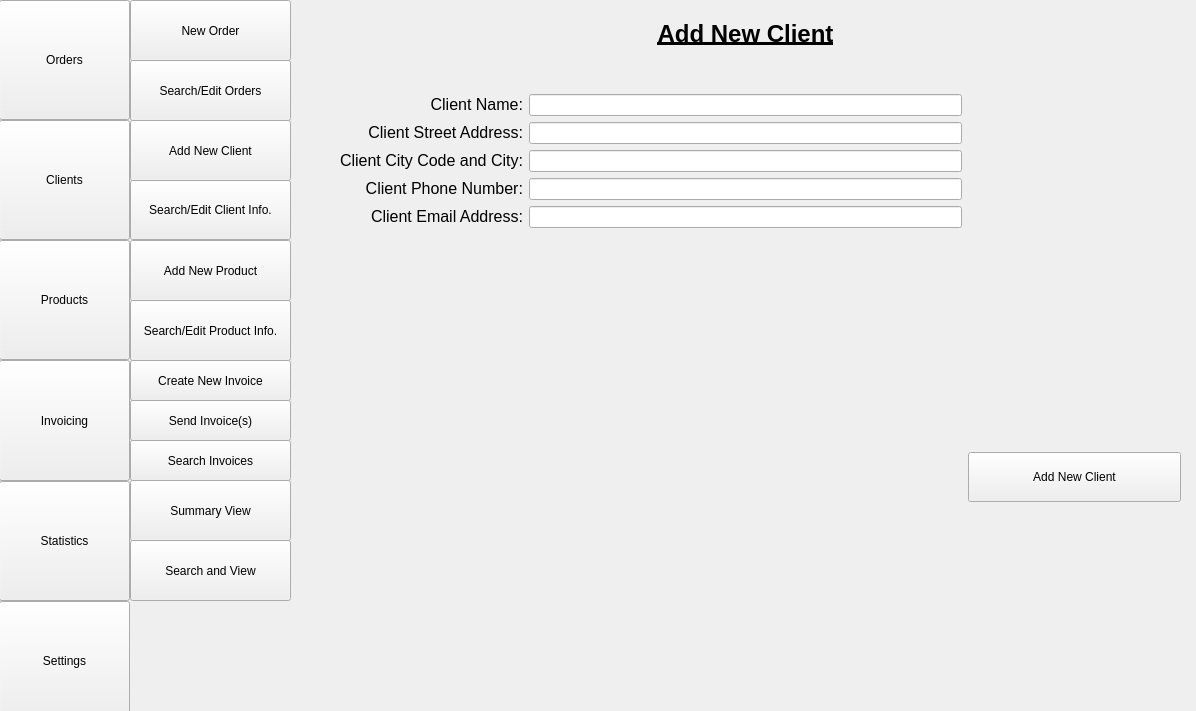
<?xml version="1.0" encoding="UTF-8"?>
<ui version="4.0">
 <class>MainWindow_mainView</class>
 <widget class="QMainWindow" name="MainWindow_mainView">
  <property name="geometry">
   <rect>
    <x>0</x>
    <y>0</y>
    <width>1196</width>
    <height>711</height>
   </rect>
  </property>
  <property name="sizePolicy">
   <sizepolicy hsizetype="Preferred" vsizetype="Expanding">
    <horstretch>0</horstretch>
    <verstretch>0</verstretch>
   </sizepolicy>
  </property>
  <property name="windowTitle">
   <string>MainWindow</string>
  </property>
  <widget class="QWidget" name="centralwidget">
   <widget class="QWidget" name="verticalLayoutWidget">
    <property name="geometry">
     <rect>
      <x>-1</x>
      <y>0</y>
      <width>131</width>
      <height>721</height>
     </rect>
    </property>
    <layout class="QVBoxLayout" name="ui_vLayout_viewMain">
     <property name="spacing">
      <number>0</number>
     </property>
     <property name="sizeConstraint">
      <enum>QLayout::SetMaximumSize</enum>
     </property>
     <item>
      <widget class="QPushButton" name="ux_pButton_orders">
       <property name="sizePolicy">
        <sizepolicy hsizetype="Minimum" vsizetype="Expanding">
         <horstretch>0</horstretch>
         <verstretch>0</verstretch>
        </sizepolicy>
       </property>
       <property name="baseSize">
        <size>
         <width>0</width>
         <height>0</height>
        </size>
       </property>
       <property name="text">
        <string>Orders</string>
       </property>
      </widget>
     </item>
     <item>
      <widget class="QPushButton" name="ux_pButton_clients">
       <property name="sizePolicy">
        <sizepolicy hsizetype="Minimum" vsizetype="Expanding">
         <horstretch>0</horstretch>
         <verstretch>0</verstretch>
        </sizepolicy>
       </property>
       <property name="text">
        <string>Clients</string>
       </property>
      </widget>
     </item>
     <item>
      <widget class="QPushButton" name="ux_pButton_products">
       <property name="sizePolicy">
        <sizepolicy hsizetype="Minimum" vsizetype="Expanding">
         <horstretch>0</horstretch>
         <verstretch>0</verstretch>
        </sizepolicy>
       </property>
       <property name="text">
        <string>Products</string>
       </property>
      </widget>
     </item>
     <item>
      <widget class="QPushButton" name="ux_pButton_invoicing">
       <property name="sizePolicy">
        <sizepolicy hsizetype="Minimum" vsizetype="Expanding">
         <horstretch>0</horstretch>
         <verstretch>0</verstretch>
        </sizepolicy>
       </property>
       <property name="text">
        <string>Invoicing</string>
       </property>
      </widget>
     </item>
     <item>
      <widget class="QPushButton" name="ux_pButton_statistics">
       <property name="sizePolicy">
        <sizepolicy hsizetype="Minimum" vsizetype="Expanding">
         <horstretch>0</horstretch>
         <verstretch>0</verstretch>
        </sizepolicy>
       </property>
       <property name="text">
        <string>Statistics</string>
       </property>
      </widget>
     </item>
     <item>
      <widget class="QPushButton" name="ux_pButton_settings">
       <property name="sizePolicy">
        <sizepolicy hsizetype="Minimum" vsizetype="Expanding">
         <horstretch>0</horstretch>
         <verstretch>0</verstretch>
        </sizepolicy>
       </property>
       <property name="text">
        <string>Settings</string>
       </property>
      </widget>
     </item>
    </layout>
   </widget>
   <widget class="QPushButton" name="ux_pButton_searchEditOrders">
    <property name="geometry">
     <rect>
      <x>130</x>
      <y>60</y>
      <width>161</width>
      <height>61</height>
     </rect>
    </property>
    <property name="sizePolicy">
     <sizepolicy hsizetype="Minimum" vsizetype="Expanding">
      <horstretch>0</horstretch>
      <verstretch>0</verstretch>
     </sizepolicy>
    </property>
    <property name="text">
     <string>Search/Edit Orders</string>
    </property>
   </widget>
   <widget class="QPushButton" name="ux_pButton_newOrder">
    <property name="geometry">
     <rect>
      <x>130</x>
      <y>0</y>
      <width>161</width>
      <height>61</height>
     </rect>
    </property>
    <property name="sizePolicy">
     <sizepolicy hsizetype="Minimum" vsizetype="Expanding">
      <horstretch>0</horstretch>
      <verstretch>0</verstretch>
     </sizepolicy>
    </property>
    <property name="text">
     <string>New Order</string>
    </property>
   </widget>
   <widget class="QWidget" name="gridLayoutWidget">
    <property name="geometry">
     <rect>
      <x>310</x>
      <y>20</y>
      <width>871</width>
      <height>681</height>
     </rect>
    </property>
    <layout class="QGridLayout" name="ui_layout_dynamicMainView">
     <item row="0" column="0">
      <layout class="QGridLayout" name="ui_layout_newOrder" rowstretch="0,0,0,0,0,0,0,0,0,0,0,0,0,0">
       <property name="sizeConstraint">
        <enum>QLayout::SetFixedSize</enum>
       </property>
       <property name="spacing">
        <number>6</number>
       </property>
       <item row="2" column="1" colspan="2">
        <widget class="QLineEdit" name="ux_lineEdit_newClientName">
         <property name="sizePolicy">
          <sizepolicy hsizetype="Preferred" vsizetype="Fixed">
           <horstretch>0</horstretch>
           <verstretch>0</verstretch>
          </sizepolicy>
         </property>
         <property name="minimumSize">
          <size>
           <width>200</width>
           <height>0</height>
          </size>
         </property>
        </widget>
       </item>
       <item row="6" column="0">
        <widget class="QLabel" name="ux_label_newClientAddress_line2">
         <property name="sizePolicy">
          <sizepolicy hsizetype="Preferred" vsizetype="Fixed">
           <horstretch>0</horstretch>
           <verstretch>0</verstretch>
          </sizepolicy>
         </property>
         <property name="font">
          <font>
           <pointsize>12</pointsize>
          </font>
         </property>
         <property name="text">
          <string>Client City Code and City:</string>
         </property>
         <property name="alignment">
          <set>Qt::AlignRight|Qt::AlignTrailing|Qt::AlignVCenter</set>
         </property>
        </widget>
       </item>
       <item row="5" column="1" colspan="2">
        <widget class="QLineEdit" name="ux_lineEdit_addressLine1">
         <property name="sizePolicy">
          <sizepolicy hsizetype="Preferred" vsizetype="Fixed">
           <horstretch>0</horstretch>
           <verstretch>0</verstretch>
          </sizepolicy>
         </property>
         <property name="minimumSize">
          <size>
           <width>200</width>
           <height>0</height>
          </size>
         </property>
        </widget>
       </item>
       <item row="13" column="3">
        <widget class="QPushButton" name="ux_pButton_addClient">
         <property name="minimumSize">
          <size>
           <width>0</width>
           <height>50</height>
          </size>
         </property>
         <property name="text">
          <string>Add New Client</string>
         </property>
        </widget>
       </item>
       <item row="6" column="1" colspan="2">
        <widget class="QLineEdit" name="ux_lineEdit_addressLine2">
         <property name="sizePolicy">
          <sizepolicy hsizetype="Preferred" vsizetype="Fixed">
           <horstretch>0</horstretch>
           <verstretch>0</verstretch>
          </sizepolicy>
         </property>
         <property name="minimumSize">
          <size>
           <width>200</width>
           <height>0</height>
          </size>
         </property>
        </widget>
       </item>
       <item row="7" column="0">
        <widget class="QLabel" name="ux_label_newClientPhone">
         <property name="sizePolicy">
          <sizepolicy hsizetype="Preferred" vsizetype="Fixed">
           <horstretch>0</horstretch>
           <verstretch>0</verstretch>
          </sizepolicy>
         </property>
         <property name="font">
          <font>
           <pointsize>12</pointsize>
          </font>
         </property>
         <property name="text">
          <string>Client Phone Number:</string>
         </property>
         <property name="alignment">
          <set>Qt::AlignRight|Qt::AlignTrailing|Qt::AlignVCenter</set>
         </property>
        </widget>
       </item>
       <item row="1" column="1" colspan="2">
        <spacer name="ui_verticalSpacer">
         <property name="orientation">
          <enum>Qt::Vertical</enum>
         </property>
         <property name="sizeType">
          <enum>QSizePolicy::Fixed</enum>
         </property>
         <property name="sizeHint" stdset="0">
          <size>
           <width>20</width>
           <height>40</height>
          </size>
         </property>
        </spacer>
       </item>
       <item row="2" column="0">
        <widget class="QLabel" name="ux_label_newClientName">
         <property name="sizePolicy">
          <sizepolicy hsizetype="Preferred" vsizetype="Fixed">
           <horstretch>0</horstretch>
           <verstretch>0</verstretch>
          </sizepolicy>
         </property>
         <property name="font">
          <font>
           <pointsize>12</pointsize>
          </font>
         </property>
         <property name="text">
          <string>Client Name:</string>
         </property>
         <property name="alignment">
          <set>Qt::AlignRight|Qt::AlignTrailing|Qt::AlignVCenter</set>
         </property>
        </widget>
       </item>
       <item row="5" column="0">
        <widget class="QLabel" name="ux_label_newClientAddress_line1">
         <property name="sizePolicy">
          <sizepolicy hsizetype="Preferred" vsizetype="Fixed">
           <horstretch>0</horstretch>
           <verstretch>0</verstretch>
          </sizepolicy>
         </property>
         <property name="font">
          <font>
           <pointsize>12</pointsize>
          </font>
         </property>
         <property name="text">
          <string>Client Street Address:</string>
         </property>
         <property name="alignment">
          <set>Qt::AlignRight|Qt::AlignTrailing|Qt::AlignVCenter</set>
         </property>
        </widget>
       </item>
       <item row="7" column="1" colspan="2">
        <widget class="QLineEdit" name="ux_lineEdit_newClientPhone">
         <property name="sizePolicy">
          <sizepolicy hsizetype="Preferred" vsizetype="Fixed">
           <horstretch>0</horstretch>
           <verstretch>0</verstretch>
          </sizepolicy>
         </property>
         <property name="minimumSize">
          <size>
           <width>200</width>
           <height>0</height>
          </size>
         </property>
        </widget>
       </item>
       <item row="0" column="0" colspan="4">
        <widget class="QLabel" name="ui_label_addNewClientHeader">
         <property name="sizePolicy">
          <sizepolicy hsizetype="Preferred" vsizetype="Fixed">
           <horstretch>0</horstretch>
           <verstretch>0</verstretch>
          </sizepolicy>
         </property>
         <property name="font">
          <font>
           <pointsize>18</pointsize>
           <weight>75</weight>
           <bold>true</bold>
           <underline>true</underline>
          </font>
         </property>
         <property name="text">
          <string>Add New Client</string>
         </property>
         <property name="alignment">
          <set>Qt::AlignCenter</set>
         </property>
        </widget>
       </item>
       <item row="12" column="1">
        <spacer name="ui_horizontalSpacer">
         <property name="orientation">
          <enum>Qt::Horizontal</enum>
         </property>
         <property name="sizeType">
          <enum>QSizePolicy::Fixed</enum>
         </property>
         <property name="sizeHint" stdset="0">
          <size>
           <width>40</width>
           <height>20</height>
          </size>
         </property>
        </spacer>
       </item>
       <item row="8" column="0">
        <widget class="QLabel" name="ux_label_newClientEmail">
         <property name="sizePolicy">
          <sizepolicy hsizetype="Preferred" vsizetype="Fixed">
           <horstretch>0</horstretch>
           <verstretch>0</verstretch>
          </sizepolicy>
         </property>
         <property name="font">
          <font>
           <pointsize>12</pointsize>
          </font>
         </property>
         <property name="text">
          <string>Client Email Address:</string>
         </property>
         <property name="alignment">
          <set>Qt::AlignRight|Qt::AlignTrailing|Qt::AlignVCenter</set>
         </property>
        </widget>
       </item>
       <item row="8" column="1" colspan="2">
        <widget class="QLineEdit" name="ux_lineEdit_newClientEmail">
         <property name="sizePolicy">
          <sizepolicy hsizetype="Preferred" vsizetype="Fixed">
           <horstretch>0</horstretch>
           <verstretch>0</verstretch>
          </sizepolicy>
         </property>
         <property name="minimumSize">
          <size>
           <width>200</width>
           <height>0</height>
          </size>
         </property>
        </widget>
       </item>
       <item row="13" column="2">
        <spacer name="verticalSpacer">
         <property name="orientation">
          <enum>Qt::Vertical</enum>
         </property>
         <property name="sizeHint" stdset="0">
          <size>
           <width>20</width>
           <height>40</height>
          </size>
         </property>
        </spacer>
       </item>
      </layout>
     </item>
    </layout>
   </widget>
   <widget class="QPushButton" name="ux_pButton_newClient">
    <property name="geometry">
     <rect>
      <x>130</x>
      <y>120</y>
      <width>161</width>
      <height>61</height>
     </rect>
    </property>
    <property name="text">
     <string>Add New Client</string>
    </property>
   </widget>
   <widget class="QPushButton" name="ux_pButton_editClient">
    <property name="geometry">
     <rect>
      <x>130</x>
      <y>180</y>
      <width>161</width>
      <height>60</height>
     </rect>
    </property>
    <property name="text">
     <string>Search/Edit Client Info.</string>
    </property>
   </widget>
   <widget class="QPushButton" name="ux_pButton_addProduct">
    <property name="geometry">
     <rect>
      <x>130</x>
      <y>240</y>
      <width>161</width>
      <height>61</height>
     </rect>
    </property>
    <property name="text">
     <string>Add New Product</string>
    </property>
   </widget>
   <widget class="QPushButton" name="ux_pButton_editProduct">
    <property name="geometry">
     <rect>
      <x>130</x>
      <y>300</y>
      <width>161</width>
      <height>61</height>
     </rect>
    </property>
    <property name="text">
     <string>Search/Edit Product Info.</string>
    </property>
   </widget>
   <widget class="QPushButton" name="ux_pButton_newInvoice">
    <property name="geometry">
     <rect>
      <x>130</x>
      <y>360</y>
      <width>161</width>
      <height>41</height>
     </rect>
    </property>
    <property name="text">
     <string>Create New Invoice</string>
    </property>
   </widget>
   <widget class="QPushButton" name="ux_pButton_sendInvoice">
    <property name="geometry">
     <rect>
      <x>130</x>
      <y>400</y>
      <width>161</width>
      <height>41</height>
     </rect>
    </property>
    <property name="text">
     <string>Send Invoice(s)</string>
    </property>
   </widget>
   <widget class="QPushButton" name="ux_pButton_searchInvoice">
    <property name="geometry">
     <rect>
      <x>130</x>
      <y>440</y>
      <width>161</width>
      <height>41</height>
     </rect>
    </property>
    <property name="text">
     <string>Search Invoices</string>
    </property>
   </widget>
   <widget class="QPushButton" name="ux_pButton_summaryView">
    <property name="geometry">
     <rect>
      <x>130</x>
      <y>480</y>
      <width>161</width>
      <height>61</height>
     </rect>
    </property>
    <property name="text">
     <string>Summary View</string>
    </property>
   </widget>
   <widget class="QPushButton" name="ux_pButton_searchView">
    <property name="geometry">
     <rect>
      <x>130</x>
      <y>540</y>
      <width>161</width>
      <height>61</height>
     </rect>
    </property>
    <property name="text">
     <string>Search and View</string>
    </property>
   </widget>
  </widget>
 </widget>
 <resources/>
 <connections/>
</ui>
